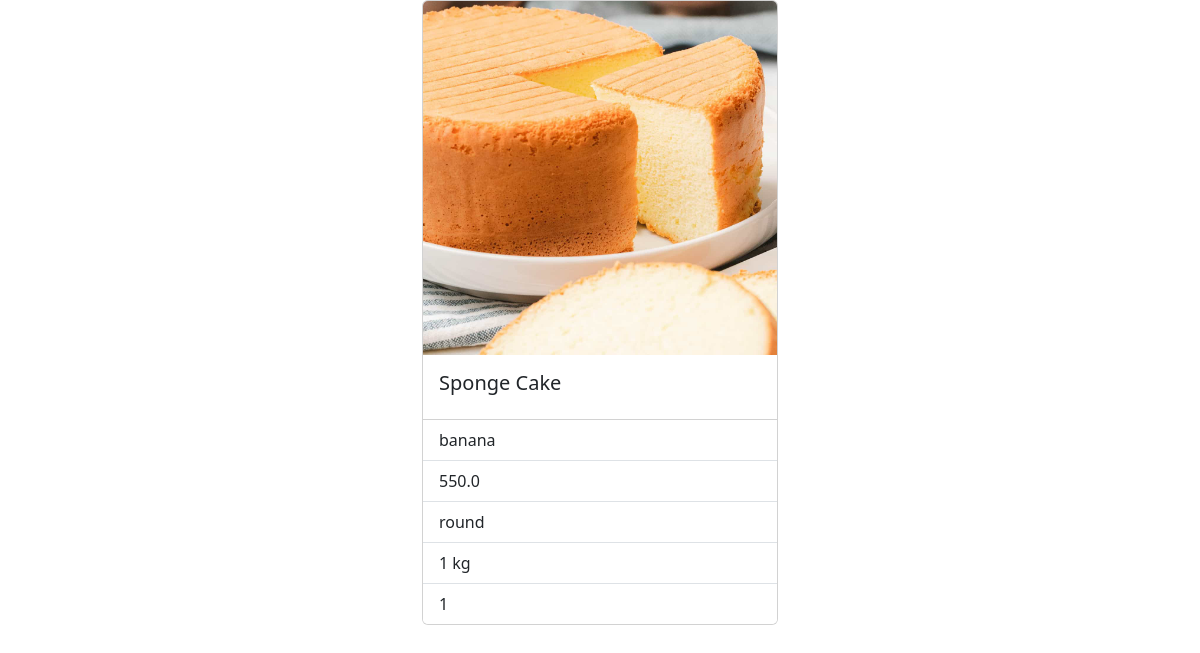
Page /cakes/4 on the committed database.
### myapp/models.py (models this page shows, shortened)
class Cakes(models.Model):
    name=models.CharField(max_length=250)
    flavour=models.CharField(max_length=200)
    price=models.FloatField()
    shape=models.CharField(max_length=230)
    weight=models.CharField(max_length=250)
    layer=models.CharField(max_length=200)
    pic=models.ImageField(upload_to="images",null=True,blank=True)

### myapp/views.py (the view)
# urls.py: path("cakes/<int:pk>",views.CakeDetailView.as_view(),name="cake-detail"),
class CakeDetailView(View):
    def get(self,request,*args,**kwargs):
        id=kwargs.get("pk")
        qs=Cakes.objects.get(id=id)
        return render(request,"cake-detail.html",{"cake":qs})

### myapp/templates/cake-detail.html (shortened to what this page needs)
<!DOCTYPE html>
<html lang="en">
<head>
    <link href="https://cdn.jsdelivr.net/npm/bootstrap@5.3.0-alpha1/dist/css/bootstrap.min.css" rel="stylesheet">
</head>
<body>
    <div class="container">
        <div class="row">
            <div class="col-4"></div>
            <div class="col-4">
                <div class="card" style="width: 100%;">
                    <img src="{{cake.pic.url}}" class="card-img-top" alt="...">
                    <div class="card-body">
                      <h5 class="card-title">{{cake.name}}</h5>
                    </div>
                    <ul class="list-group list-group-flush">
                      <li class="list-group-item">{{cake.flavour}}</li>
                      <li class="list-group-item">{{cake.price}}</li>
                      <li class="list-group-item">{{cake.shape}}</li>
                      <li class="list-group-item">{{cake.weight}}</li>
                      <li class="list-group-item">{{cake.layer}}</li>
                    </ul>
                  </div>
            </div>
        </div>
    </div>
</body>
</html>

### rows in the picture
Cakes: pic (picture), name "Sponge Cake", flavour "banana", price "550.0", shape "round", weight "1 kg", layer "1"
